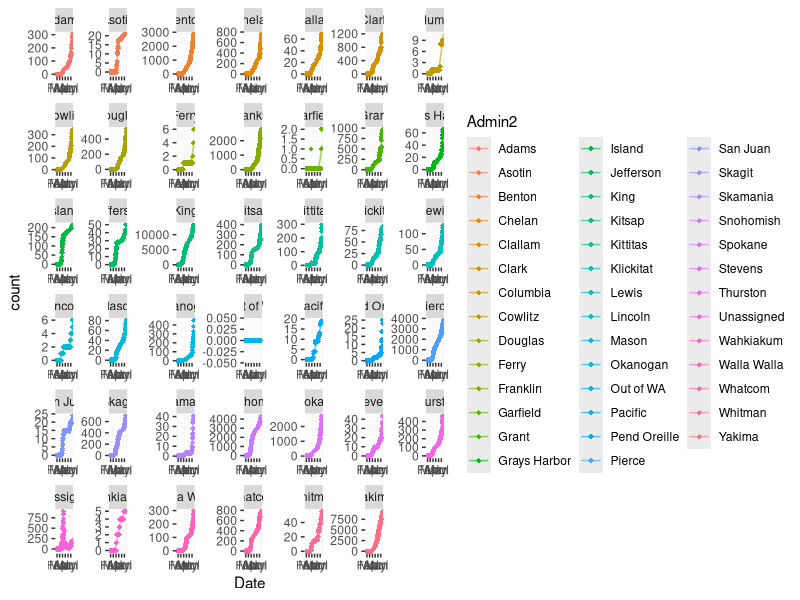

This chart was generated by the following R code: (Note: this script raises an error after producing the figure.)
library(tidyverse)
library(lubridate)
library(forcats)
# read US Cases into Rstudio ----------------------------------------------

covid_cases_us <- read.csv(here::here("data","covid_US_cases_raw.csv"),stringsAsFactors = F)

# tidy up the data for graphing
recent_date <- colnames(covid_cases_us)[length(covid_cases_us)]
head(covid_cases_us)

str(covid_cases_us)

UID_dates<- covid_cases_us %>% select(UID,X1.22.20:recent_date) %>% gather(key = Date, value= count,-UID)

UID_info<- covid_cases_us %>% select(-c(X1.22.20:recent_date))

covid_US_cases_tidy<- left_join(UID_info,UID_dates,by="UID")

covid_US_cases_tidy<-covid_US_cases_tidy %>% mutate(Date=gsub("X","",Date))
str(covid_US_cases_tidy)

cols<- names(covid_US_cases_tidy[c(1:8,11)])

#Use lapply() to coerce and replace the chosen columns:
covid_US_cases_tidy[cols] <- lapply(covid_US_cases_tidy[cols], factor)  ## as.factor() could also be used
covid_US_cases_tidy$Date<- mdy(covid_US_cases_tidy$Date)
str(covid_US_cases_tidy)
#write.csv(covid_US_cases_tidy,file='./data/covid_US_cases_tidy.csv')



#covid_US_cases_tidy<- read.csv(file='./data/covid_US_cases_tidy.csv')

# list of counties in Washington

covid_US_cases_tidy %>% filter(Province_State=="Washington") %>% group_by(Admin2) %>%
  summarise(m=max(count)) %>% arrange(desc(m))

# total cumulative cases in Washington state, King and Spkane county

covid_US_cases_tidy %>% filter(Province_State=="Washington"#,
                               #Admin2=="King"|
                                # Admin2=="Spokane"|
                                 #Admin2=="Snohomish",count>01
                               ) %>%
  group_by(Admin2) %>%
  arrange(desc(Date)) %>% select(-c(iso2:FIPS,Country_Region)) %>% group_by(Date)%>%
  ggplot(aes(Date,count,color=Admin2))+geom_point(shape=18)+
  geom_line(stat='smooth',se=F,alpha=.6)+
  facet_wrap(~Admin2,scales='free')

new.cases <- c("Adams",'Benton','Grant', 'Clark', 'Franklin','Skagit','Spokane','Thurston','Walla Walla','Yakima',"King")

covid_US_cases_tidy %>% filter(Date>today()-21,Province_State=='Washington') %>%
  #filter(Admin2 == "King" |Admin2 %in% new.cases) %>%
  group_by(Admin2) %>%
  arrange(-desc(Date)) %>% select(-c(iso2:FIPS,Country_Region)) %>%
  mutate(count_lag=lag(count,1),new_cases=count-count_lag) %>% group_by(Date) %>%
  arrange(desc(Date),desc(new_cases)) %>%
  mutate(sort.Admin2=factor(Admin2))-> wa.new.cases#

wa.new.cases %>%


  wa.new.cases[,c(3,12)] <- lapply(wa.new.cases[,c(3,12)],function(x) factor(x))
lapply(wa.new.cases[,c('Admin2','sort.Admin2')], levels)
wa.new.cases[,12] <- factor(wa.new.cases$Admin2,levels = wa.new.cases$Admin2[1:41], ordered = T)

wa.new.cases %>%
  ggplot(aes(Date,new_cases))+
  geom_point(shape=18)+geom_line(alpha=.2)+geom_smooth(se=F)+
  facet_wrap(~sort.Admin2,scales = 'fixed')

# all us state and then some
drop_ship <- c("Diamond Princess","Grand Princess")
drop_state <- c("New Jersey","New York","Massachusetts","California",)
protest_states <- c("Minnesota","Texas","Colorado","Michigan","Illinois",
                    "Wisconsin","Ohio","Mississippi","North Carolina","Alabama","Arizona")

covid_US_cases_tidy %>%
  select(-c(iso2:FIPS,
            Admin2,
            Country_Region)) %>%
  group_by(Province_State,
           #Admin2,
           Date) %>%
  summarise(count = sum(count, na.rm = T)) %>%
  filter(Date > "2020-04-20", !Province_State %in% drop_ship) %>%
  #filter(!Province_State %in% drop_state) %>%
  #filter(Province_State %in% protest_states) %>%
  mutate(new_cases = count - lag(count)) %>%
  group_by(Date, Province_State) %>% arrange(desc(Date), desc(new_cases)) %>%
  mutate(sort_state = factor(Province_State))  -> tmp

  tmp[,c(1,5)] <- lapply(tmp[,c(1,5)],function(x) factor(x))
  lapply(tmp[,c('Province_State','sort_state')], levels)
  tmp[,5] <- factor(tmp$Province_State,levels = tmp$Province_State[1:56], ordered = T)

    tmp %>%
    ggplot(aes(x=Date,new_cases))+ geom_point(size=.2)+
  geom_line()+
  facet_wrap(~sort_state,scales = 'fixed')+
  ggtitle("new cases in the States since 4/21\nBlue simple linear regression, pink with , loess")+
  geom_smooth(method='lm',color='blue',se=F)+
geom_smooth(color='pink',size=.6)
